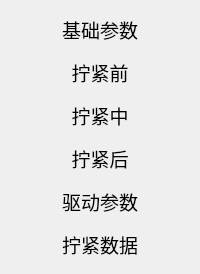
      <widget class="QWidget" name="widget" native="true">
       <layout class="QGridLayout" name="gridLayout">
        <item row="0" column="0">
         <widget class="QPushButton" name="pushButton_page0">
          <property name="sizePolicy">
           <sizepolicy hsizetype="Preferred" vsizetype="Preferred">
            <horstretch>0</horstretch>
            <verstretch>0</verstretch>
           </sizepolicy>
          </property>
          <property name="font">
           <font>
            <pointsize>14</pointsize>
           </font>
          </property>
          <property name="text">
           <string>基础参数</string>
          </property>
          <property name="iconSize">
           <size>
            <width>40</width>
            <height>40</height>
           </size>
          </property>
          <property name="flat">
           <bool>true</bool>
          </property>
         </widget>
        </item>
        <item row="1" column="0">
         <widget class="QPushButton" name="pushButton_page1">
          <property name="sizePolicy">
           <sizepolicy hsizetype="Preferred" vsizetype="Preferred">
            <horstretch>0</horstretch>
            <verstretch>0</verstretch>
           </sizepolicy>
          </property>
          <property name="font">
           <font>
            <pointsize>14</pointsize>
           </font>
          </property>
          <property name="text">
           <string>拧紧前</string>
          </property>
          <property name="iconSize">
           <size>
            <width>40</width>
            <height>40</height>
           </size>
          </property>
          <property name="flat">
           <bool>true</bool>
          </property>
         </widget>
        </item>
        <item row="2" column="0">
         <widget class="QPushButton" name="pushButton_page2">
          <property name="sizePolicy">
           <sizepolicy hsizetype="Preferred" vsizetype="Preferred">
            <horstretch>0</horstretch>
            <verstretch>0</verstretch>
           </sizepolicy>
          </property>
          <property name="font">
           <font>
            <pointsize>14</pointsize>
           </font>
          </property>
          <property name="text">
           <string>拧紧中</string>
          </property>
          <property name="iconSize">
           <size>
            <width>40</width>
            <height>40</height>
           </size>
          </property>
          <property name="flat">
           <bool>true</bool>
          </property>
         </widget>
        </item>
        <item row="3" column="0">
         <widget class="QPushButton" name="pushButton_page3">
          <property name="sizePolicy">
           <sizepolicy hsizetype="Preferred" vsizetype="Preferred">
            <horstretch>0</horstretch>
            <verstretch>0</verstretch>
           </sizepolicy>
          </property>
          <property name="font">
           <font>
            <pointsize>14</pointsize>
           </font>
          </property>
          <property name="text">
           <string>拧紧后</string>
          </property>
          <property name="iconSize">
           <size>
            <width>40</width>
            <height>40</height>
           </size>
          </property>
          <property name="flat">
           <bool>true</bool>
          </property>
         </widget>
        </item>
        <item row="4" column="0">
         <widget class="QPushButton" name="pushButton_page4">
          <property name="sizePolicy">
           <sizepolicy hsizetype="Preferred" vsizetype="Preferred">
            <horstretch>0</horstretch>
            <verstretch>0</verstretch>
           </sizepolicy>
          </property>
          <property name="font">
           <font>
            <pointsize>14</pointsize>
           </font>
          </property>
          <property name="text">
           <string>驱动参数</string>
          </property>
          <property name="iconSize">
           <size>
            <width>40</width>
            <height>40</height>
           </size>
          </property>
          <property name="flat">
           <bool>true</bool>
          </property>
         </widget>
        </item>
        <item row="5" column="0">
         <widget class="QPushButton" name="pushButton_page5">
          <property name="sizePolicy">
           <sizepolicy hsizetype="Preferred" vsizetype="Preferred">
            <horstretch>0</horstretch>
            <verstretch>0</verstretch>
           </sizepolicy>
          </property>
          <property name="font">
           <font>
            <pointsize>14</pointsize>
           </font>
          </property>
          <property name="text">
           <string>拧紧数据</string>
          </property>
          <property name="iconSize">
           <size>
            <width>40</width>
            <height>40</height>
           </size>
          </property>
          <property name="flat">
           <bool>true</bool>
          </property>
         </widget>
        </item>
       </layout>
      </widget>
